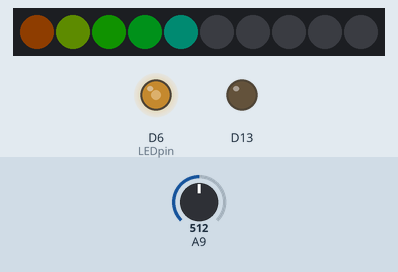
This sketch was run on a simulated Adafruit Circuit Playground Express. Shown: 10 RGB LEDs in strip order, left to right, output pins drawn as LEDs (lit = HIGH). Inputs (shaded band) come from the test bench; at power-on: A9 = 512. Dim RGB values are drawn brighter than linear; what the sketch prints to the serial monitor is not drawn.

Above: at 1.2 s.
1.3 s: A9 set to 900
At 1.6 s:
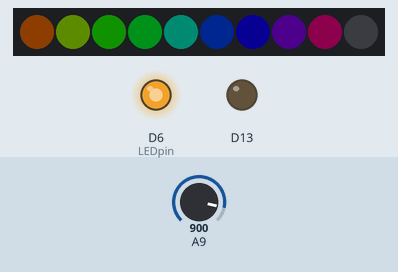
4.3 s: A9 set to 122
At 5.5 s:
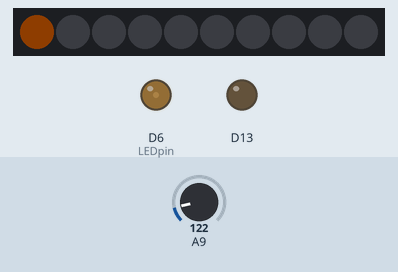
5.8 s: A9 set to 0
At 6.2 s:
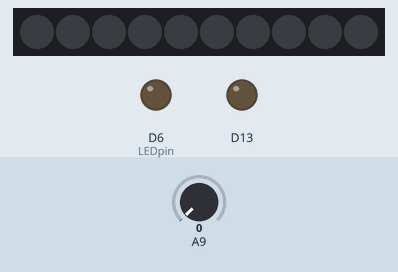
7.3 s: A9 set to 716
At 8.4 s:
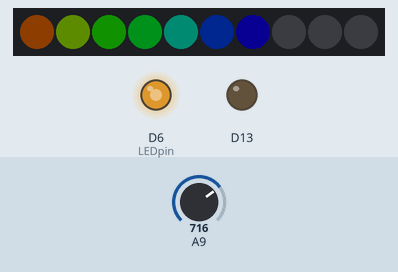
10.3 s: A9 set to 511
At 11.0 s:
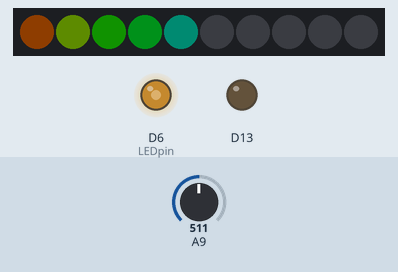
13.3 s: A9 set to 912
16.3 s: A9 set to 944
At 17.7 s:
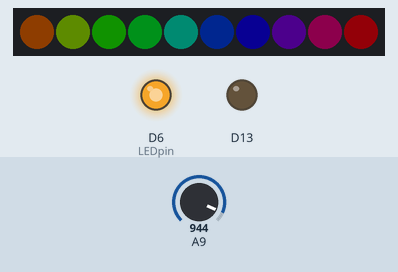
Timing chart, 0 to 19.3 s (numbered marks = the images above; inputs shaded):
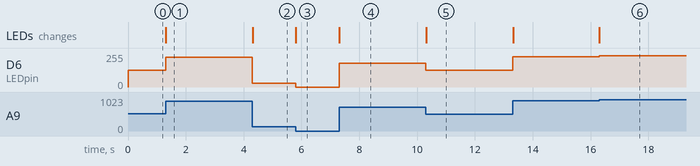

The sketch:

FSR-on-pedal.ino
```cpp
/*
 * Dec05, 2021, ms
 * modify FSR (Force Sensitive Resistor) testing sketch from Adafruit page
 * ref: https://learn.adafruit.com/force-sensitive-resistor-fsr/using-an-fsr
 * ref: circuitplayground demo code for pixel control
 */

#include <Adafruit_CircuitPlayground.h>

// we light one pixel at a time, this is our counter
uint8_t pixeln = 0;
uint8_t i = 0;

// pin usage on circuitplaygroud classic
int fsrAnalogPin = 9; // 0; // FSR is connected to analog 0
int LEDpin = 6;       // 11;      // connect Red LED to pin 11 (PWM pin)
int fsrReading;       // the analog reading from the FSR resistor divider
int LEDbrightness;


void setup(void) {
  Serial.begin(9600);
  pinMode(LEDpin, OUTPUT);

  CircuitPlayground.begin();
}


void loop(void) {
  fsrReading = analogRead(fsrAnalogPin);
  Serial.print("Analog reading = ");
  Serial.println(fsrReading);

  // we'll need to change the range from the analog reading (0-1023) down to the range
  // used by analogWrite (0-255) with map!
  LEDbrightness = map(fsrReading, 0, 1023, 0, 255);
  // LED gets brighter the harder you press
  analogWrite(LEDpin, LEDbrightness);

  // neopixel
  pixeln =map(fsrReading, 0, 1023, 0, 11);  // 0 to 11, looks end exclusive
  Serial.print("maped value: ");
  Serial.println(pixeln);

  /************* 10 NEOPIXELS */
  CircuitPlayground.clearPixels();

  if (pixeln > 0) {  // no pixcel when 0
    for (i=1;i<pixeln+1;i++) {
      CircuitPlayground.setPixelColor(i-1, CircuitPlayground.colorWheel(25 * i));
    }
  }

}
```

Measured:
- after the input at 1.3 s, D6 (LEDpin): 127/255 → 224/255 at once; the LEDs: change at once (image 1)
- after the input at 4.3 s, D6 (LEDpin): 224/255 → 30/255 at once
- after the input at 5.8 s, D6 (LEDpin): 30/255 → 0/255 at once; the LEDs: change at once (image 3)
- after the input at 7.3 s, D6 (LEDpin): 0/255 → 178/255 at once; the LEDs: change at once (image 4)
- after the input at 10.3 s, D6 (LEDpin): 178/255 → 127/255 at once; the LEDs: change at once (image 5)
- after the input at 13.3 s, D6 (LEDpin): 127/255 → 227/255 at once
- after the input at 16.3 s, D6 (LEDpin): 227/255 → 235/255 at once; the LEDs: change at once (image 6)
